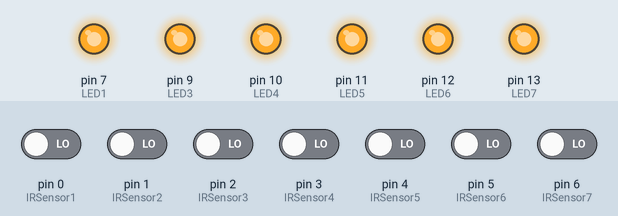
The sketch below on a simulated Arduino Uno, built with avr-gcc and run on an emulated ATmega328P. On the bench: output pins drawn as LEDs (lit = HIGH). Inputs (shaded band) come from the test bench; at power-on: pin 0 (IRSensor1), pin 1 (IRSensor2), pin 2 (IRSensor3), pin 3 (IRSensor4), pin 4 (IRSensor5), pin 5 (IRSensor6), pin 6 (IRSensor7) LOW.

Above: at 1.2 s.
1.3 s: pin 0 (IRSensor1) driven HIGH
At 2.5 s:
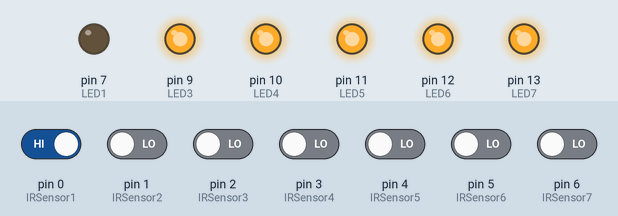
2.8 s: pin 2 (IRSensor3) driven HIGH
At 3.7 s:
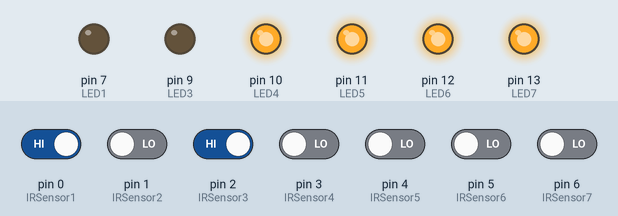
4.3 s: pin 3 (IRSensor4) driven HIGH
At 4.8 s:
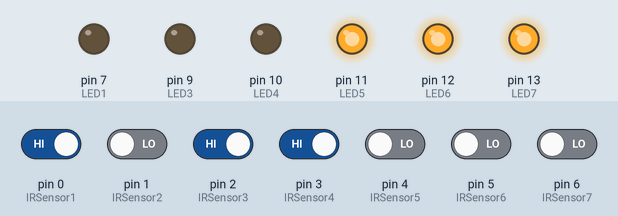
5.8 s: pin 4 (IRSensor5) driven HIGH
At 7.0 s:
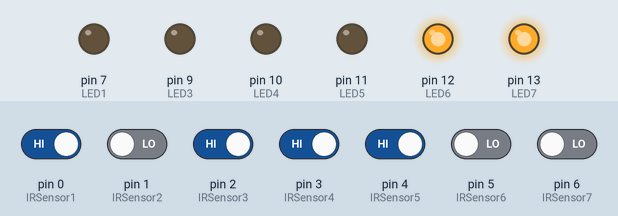
7.3 s: pin 5 (IRSensor6) driven HIGH
At 8.3 s:
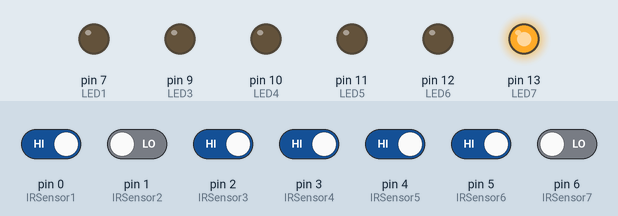
8.8 s: pin 6 (IRSensor7) driven HIGH
At 9.5 s:
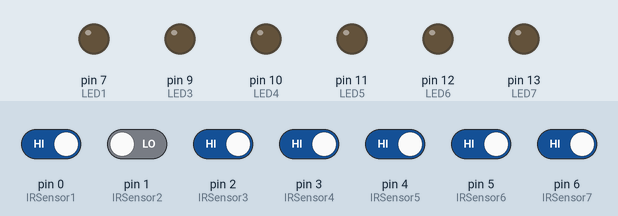
Timing chart, 0 to 11.3 s (numbered marks = the images above; inputs shaded):
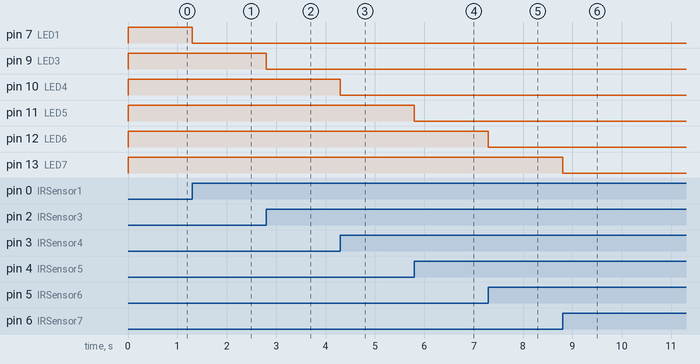

The sketch:

project.ino
```cpp
int IRSensor1 =0;
int IRSensor2 =1;
int IRSensor3 =2;
int IRSensor4 =3;
int IRSensor5 =4;
int IRSensor6 =5;
int IRSensor7 =6; int LED1 = 7;
int LED2 =8;
int LED3 =9;
int LED4 =10;
int LED5 =11;
int LED6 =12;
int LED7 =13;

void setup()
{
pinMode (IRSensor1, INPUT); // sensor pin INPUT_shubham pinMode (IRSensor2, INPUT);
pinMode (IRSensor3, INPUT); pinMode (IRSensor4, INPUT); pinMode (IRSensor5, INPUT); pinMode (IRSensor6, INPUT); pinMode (IRSensor7, INPUT);

pinMode (LED1, OUTPUT); // Led pin OUTPUT pinMode (LED2, OUTPUT);
pinMode (LED3, OUTPUT); pinMode (LED4, OUTPUT); pinMode (LED5, OUTPUT); pinMode (LED6, OUTPUT); pinMode (LED7, OUTPUT);

}

void loop()
{
int statusSensor1 = digitalRead (IRSensor1); int statusSensor2 = digitalRead (IRSensor2); int statusSensor3 = digitalRead (IRSensor3); int statusSensor4 = digitalRead (IRSensor4); int statusSensor5 = digitalRead (IRSensor5); int statusSensor6 = digitalRead (IRSensor6); int statusSensor7 = digitalRead (IRSensor7);

if (statusSensor1 == 1)
{
digitalWrite(LED1, LOW); // LED LOW
}

else
{
digitalWrite(LED1, HIGH); // LED High
}
if (statusSensor2 == 1)
{
digitalWrite(LED2,LOW);
}
else
{
digitalWrite(LED2, HIGH); // LED High
}

if (statusSensor3 == 1)
{
digitalWrite(LED3, LOW); // LED LOW
}
else
{
digitalWrite(LED3, HIGH); // LED High
}

if (statusSensor4 == 1)
{
digitalWrite(LED4, LOW); // LED LOW
}
else
{
digitalWrite(LED4, HIGH); // LED High
}

if (statusSensor5 == 1)
{
digitalWrite(LED5, LOW); // LED LOW
}
else
{
digitalWrite(LED5, HIGH); // LED High
}

if (statusSensor6 == 1)
{
digitalWrite(LED6, LOW); // LED LOW
}
else
{
digitalWrite(LED6, HIGH); // LED High
}

if (statusSensor7 == 1)

{
digitalWrite(LED7, LOW); // LED LOW
}
else
{
digitalWrite(LED7, HIGH); // LED High
}
}
```

Measured:
- after the input at 1.3 s, pin 7 (LED1): HIGH → LOW at once
- after the input at 2.8 s, pin 9 (LED3): HIGH → LOW at once
- after the input at 4.3 s, pin 10 (LED4): HIGH → LOW at once
- after the input at 5.8 s, pin 11 (LED5): HIGH → LOW at once
- after the input at 7.3 s, pin 12 (LED6): HIGH → LOW at once
- after the input at 8.8 s, pin 13 (LED7): HIGH → LOW at once
